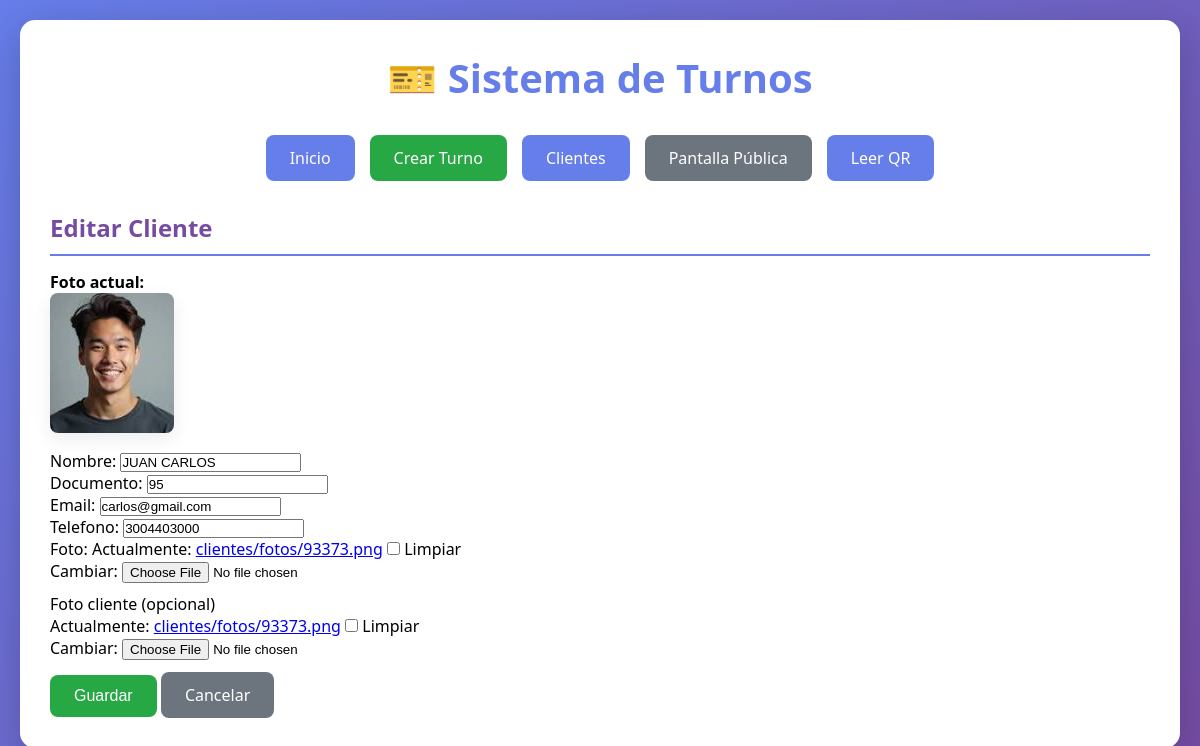
The app's page /clientes/4/editar/ with its own data.
### App_QR/models.py (models this page shows, shortened)
class Cliente(models.Model):
    nombre = models.CharField(max_length=200)
    documento = models.CharField(max_length=50, blank=True, null=True)
    email = models.EmailField(blank=True, null=True)
    telefono = models.CharField(max_length=30, blank=True, null=True)
    foto = models.ImageField(upload_to='clientes/fotos/', blank=True, null=True)
    class Meta:
        verbose_name = 'Cliente'
        verbose_name_plural = 'Clientes'

### App_QR/views.py (the view)
# urls.py: path('clientes/<int:pk>/editar/', views.cliente_update, name='cliente_update'),
def cliente_update(request, pk):
    cliente = get_object_or_404(Cliente, pk=pk)
    if request.method == 'POST':
        form = ClienteForm(request.POST, request.FILES, instance=cliente)
        if form.is_valid():
            form.save()
            messages.success(request, 'Cliente actualizado')
            return redirect('cliente_detail', pk=cliente.pk)
    else:
        form = ClienteForm(instance=cliente)
    return render(request, 'App_QR/cliente_form.html', {'form': form, 'cliente': cliente})

### App_QR/forms.py
class ClienteForm(forms.ModelForm):
    class Meta:
        model = Cliente
        fields = ['nombre', 'documento', 'email', 'telefono', 'foto']
        widgets = {
            'nombre': forms.TextInput(attrs={'class': 'form-control'}),
            'documento': forms.TextInput(attrs={'class': 'form-control'}),
            'email': forms.EmailInput(attrs={'class': 'form-control'}),
            'telefono': forms.TextInput(attrs={'class': 'form-control'}),
            'foto': ClearableFileInput(attrs={'class': 'form-control-file'}),
        }

### App_QR/templates/App_QR/cliente_form.html (shortened to what this page needs)
{% extends 'App_QR/base.html' %}
{% load static %}
{% block content %}
<h2>{% if cliente %}Editar Cliente{% else %}Crear Cliente{% endif %}</h2>
<form method="post" enctype="multipart/form-data">
  <div style="max-width:600px;">
    {% if cliente and cliente.foto %}
      <div style="margin-bottom:12px;">
        <strong>Foto actual:</strong><br>
        <img src="{{ cliente.foto.url }}" alt="Foto {{ cliente.nombre }}" style="max-width:180px;border-radius:8px;box-shadow:0 6px 18px rgba(12,22,45,0.08);"/>
      </div>
    {% endif %}
    {{ form.as_p }}
    <div style="margin-top:10px;">
      <label for="id_foto">Foto cliente (opcional)</label><br>
      {{ form.foto }}
    </div>
    <div style="margin-top:12px;">
      <button type="submit" class="btn btn-success">Guardar</button>
      <a href="{% url 'cliente_list' %}" class="btn btn-secondary">Cancelar</a>
    </div>
  </div>
</form>
{% endblock %}

### App_QR/static/App_QR/css/base.css (style rules this page uses)
* { margin: 0; padding: 0; box-sizing: border-box; }
body { font-family: 'Segoe UI', Tahoma, Geneva, Verdana, sans-serif; background: linear-gradient(135deg, #667eea 0%, #764ba2 100%); min-height: 100vh; padding: 20px; }
h2 { color: #764ba2; margin: 25px 0 15px 0; border-bottom: 2px solid #667eea; padding-bottom: 10px; }
.btn { display: inline-block; padding: 12px 24px; background: #667eea; color: white; text-decoration: none; border-radius: 8px; border: none; cursor: pointer; font-size: 16px; transition: all 0.3s; }
.btn-secondary { background: #6c757d; }
.btn-success { background: #28a745; }

### records on screen
Cliente: foto (picture), nombre "JUAN CARLOS", documento "95", email "carlos@gmail.com", telefono "3004403000"
